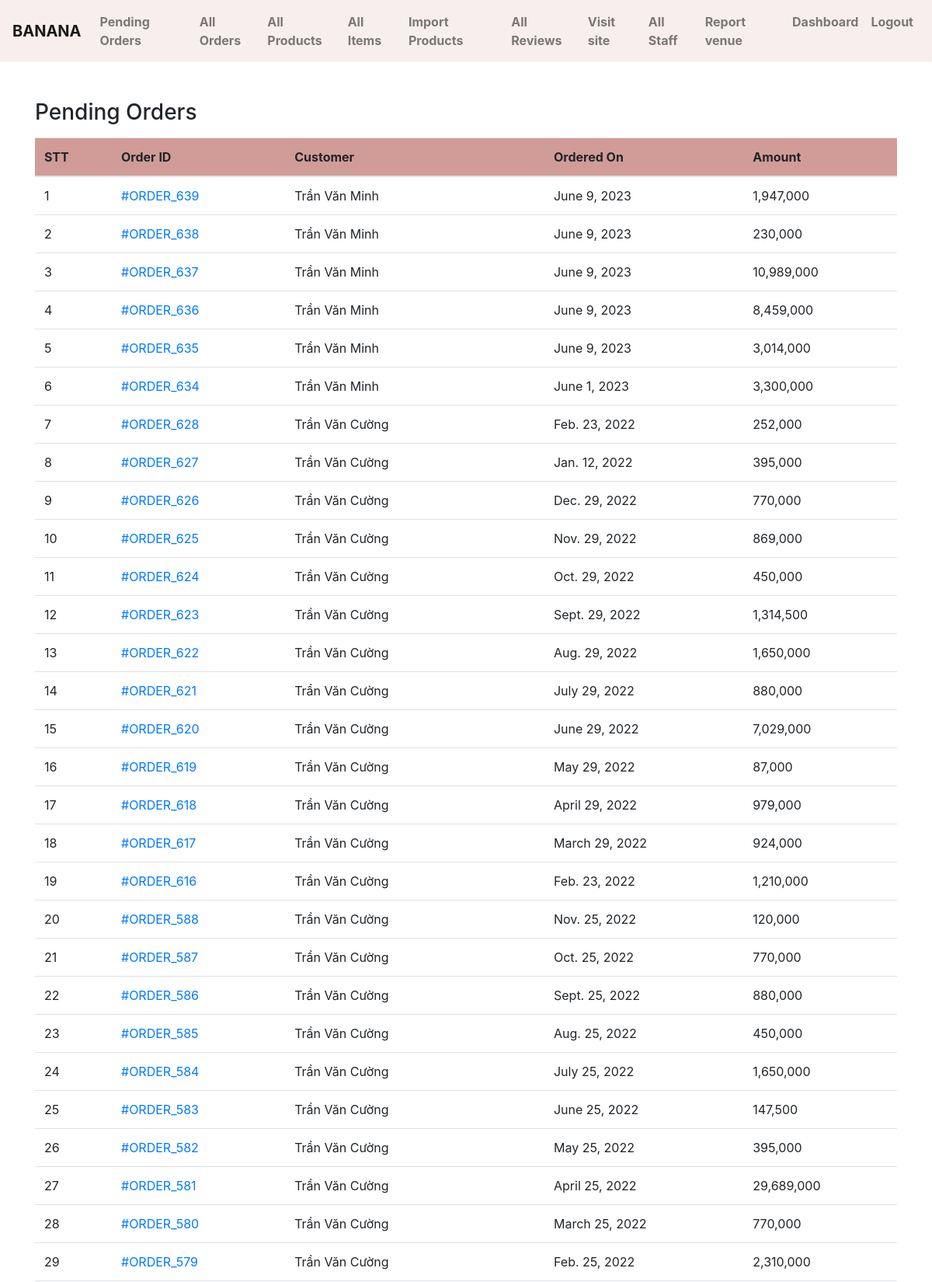
/admin-pending-orders/ (signed in, upper part), run on the app's committed database.
### ecomapp/models.py (models this page shows, shortened)
class Order(models.Model):
    id = models.AutoField(db_column='ID', primary_key=True)  # Field name made lowercase.
    paymentid = models.ForeignKey('Payment', models.CASCADE, db_column='PaymentID')  # Field name made lowercase.
    customerid = models.ForeignKey(Customer, models.CASCADE, db_column='CustomerID')  # Field name made lowercase.
    shippingaddressid = models.ForeignKey('Shippingaddress', models.CASCADE, db_column='ShippingAddressID',blank=True, null=True)
    time = models.DateField(db_column='Time', blank=True, null=True)  # Field name made lowercase.
    status = models.CharField(db_column='Status', max_length=255, blank=True, null=True)  # Field name made lowercase.
    date_shipping = models.DateField(db_column='DateShipping', blank=True, null=True)
    delayshipnote = models.CharField(db_column='DelayShipNote', max_length=255, blank=True, null=True)
    shippingmethod = models.CharField(db_column='ShippingMethod', max_length=255, blank=True, null=True)
    class Meta:
        db_table = 'order'
    @property
    def cost_all_items(self):
        sum = 0
        for orderitem in Orderitem.objects.filter(orderid__id = self.id):
            sum += orderitem.count * orderitem.itemid.price
        return sum
    @property
    def cost_shipping(self):
        costship = 0
        if self.cost_all_items >= 500000:
            costship  = 0
        else:
            if self.shippingmethod =='Fast':
                costship  = 20000
            elif self.shippingmethod =='Normal':
                costship =  10000
        return costship
    @property
    def total(self):
        sum = self.cost_all_items+ self.cost_shipping
        return sum

class Customer(models.Model):
        id = models.AutoField(db_column='ID', primary_key=True)  # Field name made lowercase.
        userid = models.OneToOneField("Users", models.CASCADE, db_column='CustomerID', blank=True, null=True)
        typecustomer = models.CharField(db_column='TypeCustomer', max_length=255, blank=True, null=True)
        class Meta:
            db_table = 'customer'

class Users(models.Model):
    id = models.AutoField(db_column='ID', primary_key=True)  # Field name made lowercase.
    dateofbirth = models.DateField(db_column='DateOfBirth', blank=True, null=True)  # Field name made lowercase.
    gender = models.CharField(db_column='Gender', max_length=255, blank=True, null=True)  # Field name made lowercase.
    accountid = models.OneToOneField('Account', models.CASCADE, db_column='AccountID', blank=True, null=True)
    contactinfoid = models.OneToOneField('ContactInfo', models.CASCADE, db_column='ContactInfoID', blank=True, null=True)
    fullnameid = models.OneToOneField('FullName', models.CASCADE, db_column='FullNameID', blank=True, null=True)
    addressid = models.OneToOneField('Address', models.CASCADE, db_column='AddressID', blank=True, null=True)
    is_active = models.BooleanField(db_column='IsAcitve', default= True)
    class Meta:
        db_table = 'users'

class Fullname(models.Model):
    id = models.AutoField(db_column='ID', primary_key=True)  # Field name made lowercase.
    firstname = models.CharField(db_column='FirstName', max_length=255, blank=True, null=True)  # Field name made lowercase.
    middlename = models.CharField(db_column='MiddleName', max_length=255, blank=True, null=True)  # Field name made lowercase.
    lastname = models.CharField(db_column='LastName', max_length=255, blank=True, null=True)  # Field name made lowercase.
    class Meta:
        db_table = 'fullname'
    @property
    def fullname(self):
        return f"{self.firstname} {self.middlename} {self.lastname}"

class Orderitem(models.Model):
    id = models.AutoField(db_column='ID', primary_key=True)
    orderid = models.ForeignKey("Order", models.CASCADE, db_column='OrderID')  # Field name made lowercase.
    count = models.IntegerField(blank=True, null=True)
    itemid = models.ForeignKey(Item, models.CASCADE, db_column='ItemID')  # Field name made lowercase.
    class Meta:
        db_table = 'orderitem'

class Item(models.Model):
    id = models.AutoField(db_column='ID', primary_key=True)  # Field name made lowercase.
    productid = models.ForeignKey('Product', models.CASCADE, db_column='ProductID')  # Field name made lowercase.
    price_import = models.IntegerField(db_column='Price_import', blank=True, null=True)  # Field name made lowercase.
    price = models.IntegerField(db_column='Price', blank=True, null=True)  # Field name made lowercase.
    description = models.CharField(db_column='Description', max_length=2000, blank=True, null=True)  # Field name made lowercase.
    slug = models.SlugField(unique=True)
    image = models.ImageField(upload_to="products/images/")
    isUpload = models.BooleanField(default=False)
    class Meta:
        db_table = 'item'

### ecomapp/views.py (the view)
# urls.py: path("admin-pending-orders/", AdminPendingOrder.as_view(), name="adminpendingorders"),
class AdminPendingOrder(AdminRequiredMixin, TemplateView):
    template_name = "adminpages/adminpendingorders.html"
    def get_context_data(self, **kwargs):
        context = super().get_context_data(**kwargs)
        context["pendingorders"] = Order.objects.filter(
            status="Order Received").order_by("-id")
        return context

### ecomapp/views.py (called while the page is built)
    def dispatch(self, request, *args, **kwargs):
        if request.user.is_authenticated and Staffs.objects.filter(userid__accountid__user = request.user).exists() and Users.objects.filter(accountid__user = request.user, is_active = True).exists():
            pass
        else:
            return redirect("/admin-login/")
        return super().dispatch(request, *args, **kwargs)

### templates/adminpages/adminpendingorders.html (shortened to what this page needs)
{% extends "adminpages/adminbase.html" %}
{% load humanize %}
{% block content %}
    {% if request.user.account.users.staffs.position == "Manager" or  request.user.account.users.staffs.position == "Sale Staff" %}
    <div class="container" style="padding-top: 3rem">
        <div class="row">
            <div class="col-md-12">
                <h3>Pending Orders</h3>
                <table class="table table-hover" style="margin-top: 15px;">
                    <thead style="background-color: #D19C97">
                        <tr>
                            <th class="align-middle" scope="col">STT</th>
                            <th class="align-middle" scope="col">Order ID </th>
                            <th class="align-middle" scope="col">Customer</th>
                            <th class="align-middle" scope="col">Ordered On</th>
                            <th class="align-middle" scope="col">Amount</th>
                        </tr>
                    </thead>
                    <tbody>
                        {% for order in pendingorders %}
                        <tr>
                            <td class="align-middle" scope="row">{{forloop.counter}}</td>
                            <td class="align-middle"><a href="{% url 'ecomapp:adminorderdetail' order.id %}">#ORDER_{{order.id}}</a></td>
                            <td class="align-middle">{{order.customerid.userid.fullnameid.fullname}}</td>
                            <td class="align-middle">{{order.time}}</td>
                            <td class="align-middle">{{order.total|intcomma}}</td>
                        </tr>
                        {% endfor %}
                    </tbody>
                </table>
            </div>
        </div>
    </div>
    {% else %}
        <p> Không có quyền truy cập </p>
    {% endif%}
{% endblock %}

### data on the page
Order: id "639", customerid.userid.fullnameid.fullname "Trần Văn Minh", time "June 9, 2023", total "1,947,000"
Order: id "638", customerid.userid.fullnameid.fullname "Trần Văn Minh", time "June 9, 2023", total "230,000"
Order: id "637", customerid.userid.fullnameid.fullname "Trần Văn Minh", time "June 9, 2023", total "10,989,000"
Order: id "636", customerid.userid.fullnameid.fullname "Trần Văn Minh", time "June 9, 2023", total "8,459,000"
Order: id "635", customerid.userid.fullnameid.fullname "Trần Văn Minh", time "June 9, 2023", total "3,014,000"
Order: id "634", customerid.userid.fullnameid.fullname "Trần Văn Minh", time "June 1, 2023", total "3,300,000"
Order: id "628", customerid.userid.fullnameid.fullname "Trần Văn Cường", time "Feb. 23, 2022", total "252,000"
Order: id "627", customerid.userid.fullnameid.fullname "Trần Văn Cường", time "Jan. 12, 2022", total "395,000"
Order: id "626", customerid.userid.fullnameid.fullname "Trần Văn Cường", time "Dec. 29, 2022", total "770,000"
Order: id "625", customerid.userid.fullnameid.fullname "Trần Văn Cường", time "Nov. 29, 2022", total "869,000"
Order: id "624", customerid.userid.fullnameid.fullname "Trần Văn Cường", time "Oct. 29, 2022", total "450,000"
Order: id "623", customerid.userid.fullnameid.fullname "Trần Văn Cường", time "Sept. 29, 2022", total "1,314,500"
Order: id "622", customerid.userid.fullnameid.fullname "Trần Văn Cường", time "Aug. 29, 2022", total "1,650,000"
Order: id "621", customerid.userid.fullnameid.fullname "Trần Văn Cường", time "July 29, 2022", total "880,000"
Order: id "620", customerid.userid.fullnameid.fullname "Trần Văn Cường", time "June 29, 2022", total "7,029,000"
Order: id "619", customerid.userid.fullnameid.fullname "Trần Văn Cường", time "May 29, 2022", total "87,000"
Order: id "618", customerid.userid.fullnameid.fullname "Trần Văn Cường", time "April 29, 2022", total "979,000"
Order: id "617", customerid.userid.fullnameid.fullname "Trần Văn Cường", time "March 29, 2022", total "924,000"
Order: id "616", customerid.userid.fullnameid.fullname "Trần Văn Cường", time "Feb. 23, 2022", total "1,210,000"
Order: id "588", customerid.userid.fullnameid.fullname "Trần Văn Cường", time "Nov. 25, 2022", total "120,000"
Order: id "587", customerid.userid.fullnameid.fullname "Trần Văn Cường", time "Oct. 25, 2022", total "770,000"
Order: id "586", customerid.userid.fullnameid.fullname "Trần Văn Cường", time "Sept. 25, 2022", total "880,000"
Order: id "585", customerid.userid.fullnameid.fullname "Trần Văn Cường", time "Aug. 25, 2022", total "450,000"
Order: id "584", customerid.userid.fullnameid.fullname "Trần Văn Cường", time "July 25, 2022", total "1,650,000"
Order: id "583", customerid.userid.fullnameid.fullname "Trần Văn Cường", time "June 25, 2022", total "147,500"
Order: id "582", customerid.userid.fullnameid.fullname "Trần Văn Cường", time "May 25, 2022", total "395,000"
Order: id "581", customerid.userid.fullnameid.fullname "Trần Văn Cường", time "April 25, 2022", total "29,689,000"
Order: id "580", customerid.userid.fullnameid.fullname "Trần Văn Cường", time "March 25, 2022", total "770,000"
Order: id "579", customerid.userid.fullnameid.fullname "Trần Văn Cường", time "Feb. 25, 2022", total "2,310,000"
